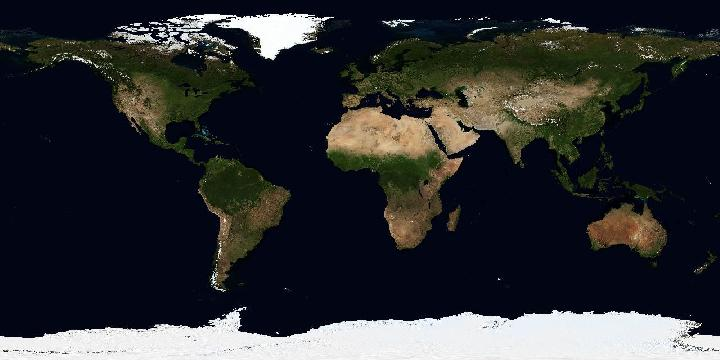
#> input picture data/global_grids/nasa_gibs_bluemarble.jpg, 720 x 360 px, found by its file name; its folder holds 2 pictures in this run
$ python build_planetary_data.py   (older library calls are emulated)
#> lines starting #> are read from the running program, lines starting #| are printed output that depends on the picture; after the words box and inside, x2 and y2 are one past the last pixel; in counts of white or black regions, pixels touching at a corner belong together
import os
import json
import requests
import numpy as np
import cv2


def ensure_directories():
    for d in ["data/raw_moon", "data/raw_mars", "data/raw_earth", "data/global_grids", "metadata", "src"]:
        os.makedirs(d, exist_ok=True)


def build_moon_mars_reference_catalog():
    targets = {
        "MOON_SHACKLETON_RIM": {
            "id": "MOON_SHACKLETON_RIM",
            "body": "Moon",
            "name": "Shackleton Crater Rim (Artemis South Pole Base)",
            "lat": -89.9,
            "lon": 0.0,
            "radius_km": 5.0,
            "recommended_zoom": 12,
            "gravity_g": 0.165,
            "pressure_mbar": 0.0,
            "mean_temp_c": -180.0,
            "radiation_msv_yr": 380.0,
            "nasa_missions": ["NASA LRO LOLA (Topography)", "LRO Diviner (Thermal)", "LCROSS (Water Ice)"],
            "primary_process": "Cryospheric Cold-Trap & Impact Cratering",
            "mission_focus": "ISRU Water Mining & Peaks of Eternal Light Power",
            "features_6d": [0.65, 0.62, 0.96, 0.96, 0.20, 0.45],
            "description": "Kalici golgeli krater tabaninda su buzu (ISRU) ve sirtlarinda kesintisiz gunes isigi sunan birincil Artemis us adayi."
        },
        "MOON_MARE_TRANQUILLITATIS_PIT": {
            "id": "MOON_MARE_TRANQUILLITATIS_PIT",
            "body": "Moon",
            "name": "Mare Tranquillitatis Skylight Pit (Lava Tube Base)",
            "lat": 8.33,
            "lon": 33.22,
            "radius_km": 5.0,
            "recommended_zoom": 13,
            "gravity_g": 0.165,
            "pressure_mbar": 0.0,
            "mean_temp_c": -20.0,
            "radiation_msv_yr": 420.0,
            "nasa_missions": ["NASA LRO NAC (Radar & Optical)", "GRAIL (Gravity Anomaly)"],
            "primary_process": "Volcanic Lava Tube Roof Collapse (Skylight)",
            "mission_focus": "Radiation-Shielded Underground Habitat Construction",
            "features_6d": [0.92, 0.76, 0.85, 0.06, 0.65, 0.94],
            "description": "100 metre derinliginde cokmus bazaltik lav tupu girisi. Radyasyon ve mikrometeoritlerden korunan yeralti ussu adayi."
        },
        "MOON_MARIUS_HILLS": {
            "id": "MOON_MARIUS_HILLS",
            "body": "Moon",
            "name": "Marius Hills Volcanic Complex & Skylight",
            "lat": 14.1,
            "lon": -56.8,
            "radius_km": 5.0,
            "recommended_zoom": 12,
            "gravity_g": 0.165,
            "pressure_mbar": 0.0,
            "mean_temp_c": -50.0,
            "radiation_msv_yr": 410.0,
            "nasa_missions": ["NASA LRO LOLA", "SELENE/Kaguya Radar"],
            "primary_process": "Basaltic Shield Volcanism & Lava Channels",
            "mission_focus": "Volcanic Regolith ISRU (3D Printing) & Subsurface Access",
            "features_6d": [0.90, 0.74, 0.84, 0.08, 0.68, 0.90],
            "description": "Ay'in en yogun volkanik kubbe ve lav kanali bolgesi. Bazaltik regolitten 3B baski ile us insasi icin ideal."
        },
        "MARS_ARCADIA_PLANITIA": {
            "id": "MARS_ARCADIA_PLANITIA",
            "body": "Mars",
            "name": "Arcadia Planitia (Human Landing & Ice ISRU Base)",
            "lat": 39.2,
            "lon": 172.0,
            "radius_km": 5.0,
            "recommended_zoom": 12,
            "gravity_g": 0.378,
            "pressure_mbar": 6.5,
            "mean_temp_c": -65.0,
            "radiation_msv_yr": 210.0,
            "nasa_missions": ["Mars Reconnaissance Orbiter (SHARAD Radar & HiRISE)", "MGS MOLA"],
            "primary_process": "Periglacial Shallow Subsurface Ice Sheet & Volcanic Plains",
            "mission_focus": "Starship Heavy Landing & Shallow Water-Ice Drilling (ISRU)",
            "features_6d": [0.70, 0.90, 0.88, 0.92, 0.55, 0.35],
            "description": "Duz bazaltik ova ve yuzeyin 1-2 metre altinda devasa su buzu tabakasi barindiran birincil insanli Mars us adayi."
        },
        "MARS_JEZERO_CRATER": {
            "id": "MARS_JEZERO_CRATER",
            "body": "Mars",
            "name": "Jezero Crater Paleo-Lake Delta (Astrobiology Base)",
            "lat": 18.38,
            "lon": 77.58,
            "radius_km": 5.0,
            "recommended_zoom": 12,
            "gravity_g": 0.378,
            "pressure_mbar": 6.1,
            "mean_temp_c": -60.0,
            "radiation_msv_yr": 230.0,
            "nasa_missions": ["Mars 2020 Perseverance", "MRO CRISM (Mineralogy)", "MGS MOLA"],
            "primary_process": "Fluvial-Lacustrine Sedimentation & Carbonate/Evaporite Alteration",
            "mission_focus": "Astrobiology Biosignature Search & Autonomous Rover Traverse",
            "features_6d": [0.76, 0.74, 0.80, 0.18, 0.84, 0.45],
            "description": "Eski nehir deltasi, magnezyum karbonat, evaporit tuzlar ve kil mineralleri iceren krater havzasi."
        },
        "MARS_ARSIA_MONS_CAVES": {
            "id": "MARS_ARSIA_MONS_CAVES",
            "body": "Mars",
            "name": "Arsia Mons 'Seven Sisters' Skylights (Martian Subsurface Base)",
            "lat": -7.2,
            "lon": -120.5,
            "radius_km": 5.0,
            "recommended_zoom": 13,
            "gravity_g": 0.378,
            "pressure_mbar": 2.0,
            "mean_temp_c": -75.0,
            "radiation_msv_yr": 280.0,
            "nasa_missions": ["Mars Odyssey THEMIS (Thermal Inertia)", "MRO HiRISE"],
            "primary_process": "Flank Volcano Lava Tube Collapse & High-Altitude Aridity",
            "mission_focus": "Subsurface Radiation Shelter & Cave Robotics Exploration",
            "features_6d": [0.92, 0.62, 0.90, 0.10, 0.72, 0.95],
            "description": "Arsia Mons volkaninin yamacinda yer alan derin yeralti lav tupu ve magara girisleri."
        }
    }

    with open("metadata/moon_mars_targets.json", "w", encoding="utf-8") as f:
        json.dump(targets, f, indent=4, ensure_ascii=False)


def fetch_nasa_gibs_global_layer(layer_name, save_path, width=720, height=360):
#> called with layer_name = 'BlueMarble_NextGeneration', width = 720, height = 360
    if not os.path.exists(save_path):
        wms_url = "https://gibs.earthdata.nasa.gov/wms/epsg4326/best/wms.cgi"
        params = {
            "SERVICE": "WMS",
            "REQUEST": "GetMap",
            "VERSION": "1.1.1",
            "LAYERS": layer_name,
            "STYLES": "",
            "FORMAT": "image/jpeg",
            "TRANSPARENT": "false",
            "HEIGHT": str(height),
            "WIDTH": str(width),
            "SRS": "EPSG:4326",
            "BBOX": "-180,-90,180,90"
        }
        resp = requests.get(wms_url, params=params, timeout=30)
        resp.raise_for_status()
        with open(save_path, "wb") as f:
            f.write(resp.content)

    img_bgr = cv2.imread(save_path)
#> img_bgr is the input picture: shape (360, 720, 3); mean B, G, R 51.3, 48.2, 46.7
    return cv2.cvtColor(img_bgr, cv2.COLOR_BGR2RGB)


def is_in_overstudied_classic_zone(lat, lon):
    if -27.5 <= lat <= -21.0 and -71.0 <= lon <= -67.5:
        return 1
    if 18.5 <= lat <= 22.5 and -160.5 <= lon <= -154.5:
        return 1
    if 63.0 <= lat <= 66.8 and -24.5 <= lon <= -13.0:
        return 1
    if (74.0 <= lat <= 77.0 and -93.0 <= lon <= -80.0) or (lat < -65.0):
        return 1
    if 35.5 <= lat <= 37.5 and -118.0 <= lon <= -116.0:
        return 1
    if 38.0 <= lat <= 39.0 and -111.5 <= lon <= -110.0:
        return 1
    return 0


def build_real_global_earth_matrix():
    W, H = 720, 360
    bm_path = "data/global_grids/nasa_gibs_bluemarble.jpg"
    relief_path = "data/global_grids/nasa_gibs_shaded_relief.jpg"

    rgb_surface = fetch_nasa_gibs_global_layer("BlueMarble_NextGeneration", bm_path, W, H)
    rgb_relief = fetch_nasa_gibs_global_layer("BlueMarble_ShadedRelief_Bathymetry", relief_path, W, H)
#> call 2 of fetch_nasa_gibs_global_layer, with layer_name = 'BlueMarble_ShadedRelief_Bathymetry', width = 720, height = 360
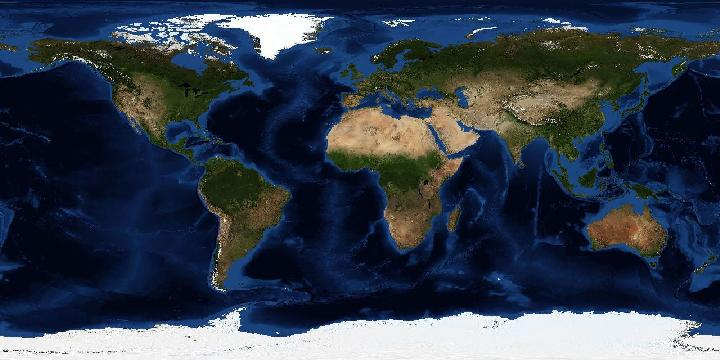
#> input picture data/global_grids/nasa_gibs_shaded_relief.jpg, 720 x 360 px, found by its file name
#> in fetch_nasa_gibs_global_layer, img_bgr is the input picture: shape (360, 720, 3); mean B, G, R 77, 61.6, 51.5

    R = rgb_surface[:, :, 0].astype(np.float32) / 255.0
    G = rgb_surface[:, :, 1].astype(np.float32) / 255.0
    B = rgb_surface[:, :, 2].astype(np.float32) / 255.0
    albedo = (R + G + B) / 3.0

    relief_gray = cv2.cvtColor(rgb_relief, cv2.COLOR_RGB2GRAY).astype(np.float32) / 255.0
    grad_x = cv2.Sobel(relief_gray, cv2.CV_32F, 1, 0, ksize=3)
    grad_y = cv2.Sobel(relief_gray, cv2.CV_32F, 0, 1, ksize=3)
    roughness = np.hypot(grad_x, grad_y)
    rough_norm = np.clip(roughness / (np.percentile(roughness, 98) + 1e-5), 0.0, 1.0)

    lap_relief = np.abs(cv2.Laplacian(relief_gray, cv2.CV_32F, ksize=3))
    pit_collapse_norm = np.clip(lap_relief / (np.percentile(lap_relief, 98) + 1e-5), 0.0, 1.0)

    lats_1d = 90.0 - (np.arange(H) + 0.5) * (180.0 / H)
    lons_1d = -180.0 + (np.arange(W) + 0.5) * (360.0 / W)
    lon_grid, lat_grid = np.meshgrid(lons_1d, lats_1d)
    lat_abs = np.abs(lat_grid)

    bare_soil_warmth = R - B
    is_water = (B > R + 0.01) | ((B >= R - 0.02) & (albedo < 0.28))
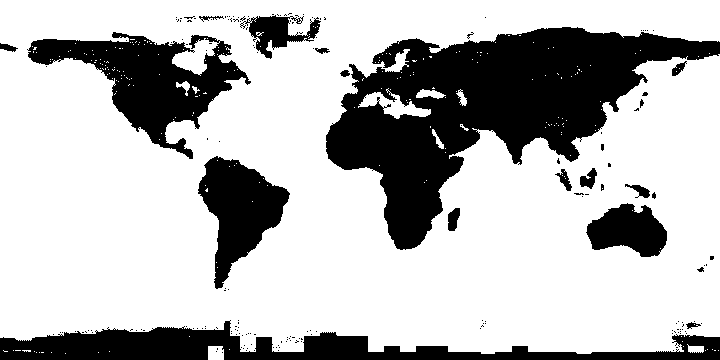
#> is_water: shape (360, 720) bool; 72.4% white; 182 black regions (163 under 20 px), largest, box (x1, y1, x2, y2) and area: (326, 27, 720, 250) 36315, (0, 320, 720, 360) 12442, (27, 32, 251, 159) 10565
    excess_green = (2.0 * G - R - B)
    ndvi_proxy = (G - R) / (G + R + 1e-5)
    is_vegetation = (excess_green > 0.016) | (ndvi_proxy > 0.008)
#> is_vegetation: shape (360, 720) bool; 86.1% white; 1383 black regions (1318 under 20 px), largest, box (x1, y1, x2, y2) and area: (0, 316, 720, 360) 20031, (175, 8, 330, 54) 2339, (327, 94, 461, 148) 2151

    high_albedo_mask = np.clip((albedo - 0.54) * 2.5, 0.0, 1.0) * np.clip(1.0 - bare_soil_warmth * 3.0, 0.0, 1.0)
    snow_ice_spectral = np.where(lat_abs >= 42.0, high_albedo_mask, high_albedo_mask * 0.20)
    salt_flat_evaporite = np.where((lat_abs < 42.0) & (~is_water), high_albedo_mask, 0.0)

    is_wet_boreal_tundra = (lat_abs > 46.0) & (snow_ice_spectral < 0.25) & (bare_soil_warmth < 0.12)
#> is_wet_boreal_tundra: shape (360, 720) bool; 36.1% white; 136 white regions (129 under 20 px), largest, box (x1, y1, x2, y2) and area: (0, 0, 720, 88) 56280, (0, 272, 720, 338) 36799, (181, 25, 201, 30) 27

    valid_bare_land = (
        (~is_water)
        & (~is_vegetation)
        & (~is_wet_boreal_tundra)
        & (lat_grid > -82.0)
        & (lat_grid < 83.0)
    )
#> valid_bare_land: shape (360, 720) bool; 4.4% white; 347 white regions (312 under 20 px), largest, box (x1, y1, x2, y2) and area: (0, 320, 240, 344) 2670, (586, 212, 662, 249) 1744, (328, 97, 421, 140) 1097

    arid_mineral_norm = np.clip((bare_soil_warmth - 0.06) * 3.8 + 0.50 * salt_flat_evaporite, 0.0, 1.0)
    arid_belt_weight = np.clip(1.0 - np.maximum(0.0, lat_abs - 42.0) / 15.0, 0.10, 1.0)

    lat_permafrost = np.clip((lat_abs - 45.0) / 25.0, 0.0, 1.0)
    high_alt_cryo = np.clip(rough_norm * np.clip((lat_abs - 28.0) / 30.0, 0.0, 1.0), 0.0, 1.0)
    f3_ice_isru = np.clip(
        np.maximum(snow_ice_spectral, 0.82 * lat_permafrost + 0.18 * high_alt_cryo),
        0.03, 0.99
    )
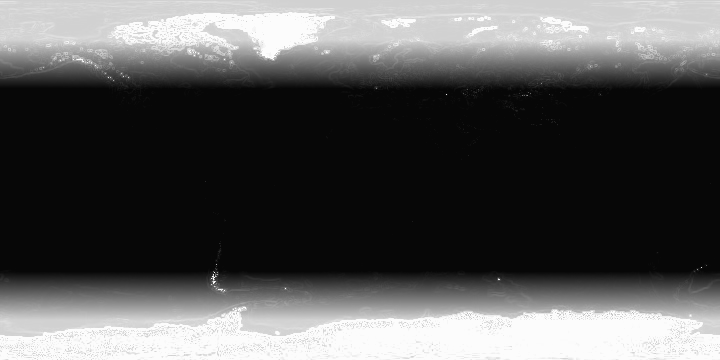
#> f3_ice_isru: shape (360, 720) float64; min 0.03, max 0.99, mean 0.339

    mafic_rock_albedo = np.exp(-((albedo - 0.36) ** 2) / (2.0 * (0.09 ** 2)))
    f0_basalt = np.clip(
        (0.50 * np.maximum(mafic_rock_albedo, salt_flat_evaporite * 0.75) * arid_mineral_norm * arid_belt_weight
         + 0.30 * rough_norm
         + 0.20 * pit_collapse_norm) * (1.0 - 0.45 * snow_ice_spectral),
        0.05, 0.99
    )

    f1_flatness = np.clip(1.0 - rough_norm * 1.05, 0.05, 0.98)
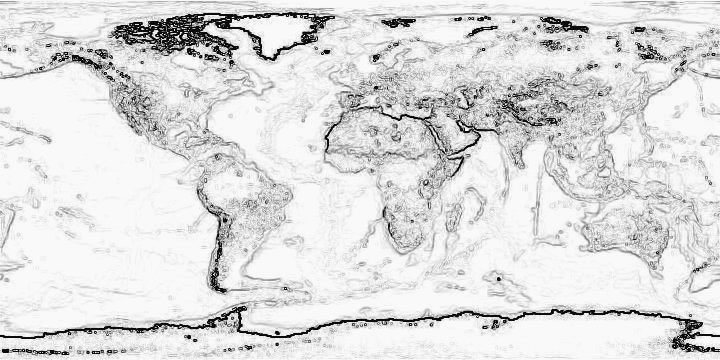
#> f1_flatness: shape (360, 720) float32; min 0.05, max 0.98, mean 0.869

    solar_arid_shock = arid_mineral_norm * arid_belt_weight
    polar_cold_shock = np.clip((lat_abs - 52.0) / 32.0, 0.0, 1.0)
    f2_thermal = np.clip(
        0.25 + 0.55 * np.maximum(solar_arid_shock, polar_cold_shock) + 0.20 * rough_norm,
        0.15, 0.99
    )
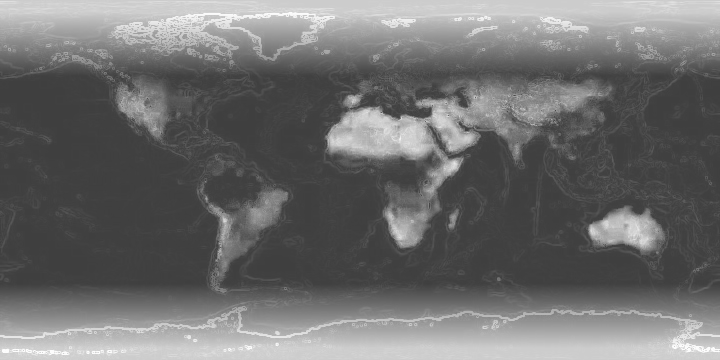
#> f2_thermal: shape (360, 720) float64; min 0.25, max 0.99, mean 0.436

    f4_aeolian = np.clip(
        (0.60 * arid_mineral_norm + 0.40 * f1_flatness) * (1.0 - 0.85 * f3_ice_isru),
        0.05, 0.99
    )
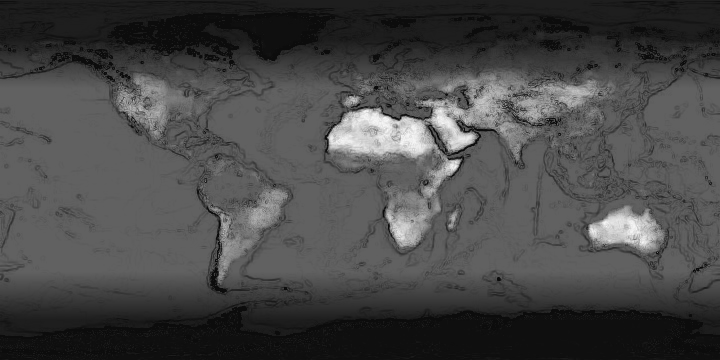
#> f4_aeolian: shape (360, 720) float64; min 0.05, max 0.967, mean 0.283

    f5_subsurface = np.clip(
        (0.50 * f0_basalt + 0.35 * pit_collapse_norm + 0.15 * rough_norm) * (1.0 - 0.50 * f3_ice_isru),
        0.05, 0.99
    )
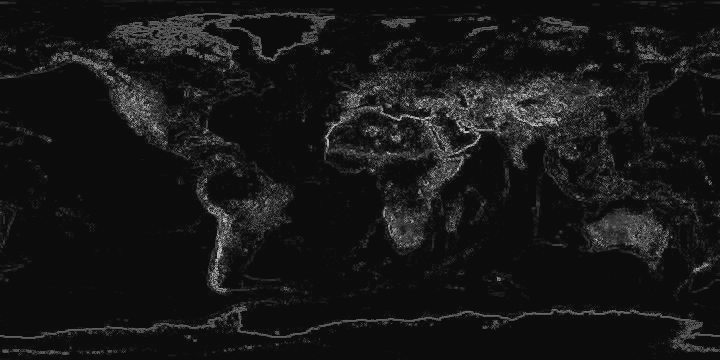
#> f5_subsurface: shape (360, 720) float64; min 0.05, max 0.86, mean 0.0924

    ys, xs = np.where(valid_bare_land)
#> ys = 11469 values from 14 to 343; xs = 11469 values, max 719 at index 9365, min 0 at index 9366, mean 355.4
    lats_arr = np.round(lat_grid[ys, xs], 3).astype(np.float32)
#> lats_arr = 11469 values, max 82.75 at index 0, min -81.75 at index 11115, mean -17.41
    lons_arr = np.round(lon_grid[ys, xs], 3).astype(np.float32)
#> lons_arr = 11469 values, max 179.8 at index 9365, min -179.8 at index 9366, mean -2.04

    features_arr = np.stack([
        f0_basalt[ys, xs],
        f1_flatness[ys, xs],
        f2_thermal[ys, xs],
        f3_ice_isru[ys, xs],
        f4_aeolian[ys, xs],
        f5_subsurface[ys, xs]
    ], axis=1).astype(np.float32)

    well_known_arr = np.array(
        [is_in_overstudied_classic_zone(lat, lon) for lat, lon in zip(lats_arr, lons_arr)],
        dtype=np.int8
    )
#> well_known_arr = 11469 values, max 1 at index 1322, min 0 at index 0, mean 0.331

    np.savez_compressed(
        "data/global_grids/earth_6d_grid.npz",
        lats=lats_arr,
        lons=lons_arr,
        features_6d=features_arr,
        is_well_known=well_known_arr
    )


if __name__ == "__main__":
    ensure_directories()
    build_moon_mars_reference_catalog()
    build_real_global_earth_matrix()
